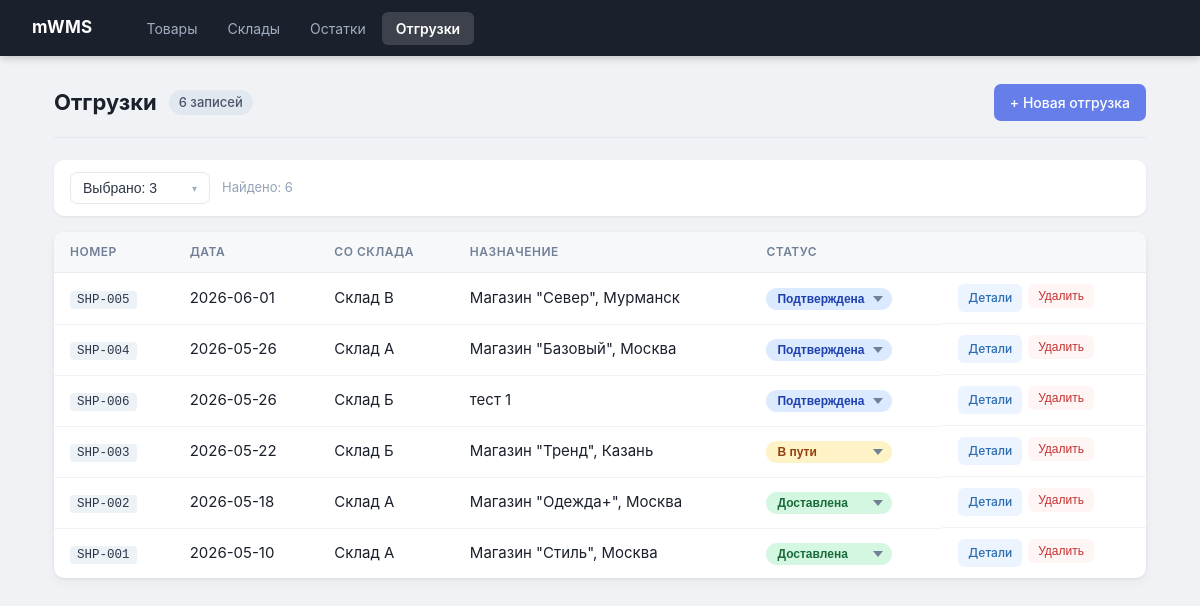
Screenshot of /shipments with the database file from the repository.
### tables this page shows
CREATE TABLE shipments (
    id               INTEGER PRIMARY KEY AUTOINCREMENT,
    shipment_number  TEXT NOT NULL UNIQUE,
    shipment_date    TEXT NOT NULL DEFAULT (date('now')),
    warehouse_id     INTEGER NOT NULL REFERENCES warehouses(id),
    destination      TEXT NOT NULL,
    status           TEXT NOT NULL DEFAULT 'confirmed'
                         CHECK(status IN ('confirmed', 'in_transit', 'delivered', 'archived')),
    comment          TEXT
);

CREATE TABLE warehouses (
    id          INTEGER PRIMARY KEY AUTOINCREMENT,
    name        TEXT NOT NULL,
    address     TEXT,
    description TEXT
);

### app.py (the view)
@app.route('/shipments')
def shipments():
    db = get_db()
    rows = db.execute('''
        SELECT
            sh.id AS id,
            sh.shipment_number AS number,
            sh.shipment_date AS date,
            w.name AS warehouse,
            sh.destination AS destination,
            sh.status AS status
        FROM shipments sh
        JOIN warehouses w ON sh.warehouse_id = w.id
        ORDER BY sh.shipment_date DESC
    ''').fetchall()
    return render_template('shipments.html', shipments=rows)

### app.py (called while the page is built)
def get_db():
    if 'db' not in g:
        conn = sqlite3.connect(DB_PATH)
        conn.row_factory = sqlite3.Row  # строки доступны по имени колонки
        g.db = conn
    return g.db

### templates/shipments.html (shortened to what this page needs)
{% extends "base.html" %}
{% block content %}
<div class="page-header">
    <h1>Отгрузки</h1>
    <span id="shipments-badge" class="badge">{{ shipments | length }} записей</span>
    <a href="{{ url_for('shipment_new') }}" class="btn btn-primary" style="margin-left:auto">+ Новая отгрузка</a>
</div>
<div class="filter-bar">
    <div id="ms-shipments-status"></div>
    <span id="shipments-count" class="filter-count"></span>
</div>
<table>
    <thead>
        <tr>
            <th>Номер</th>
            <th>Дата</th>
            <th>Со склада</th>
            <th>Назначение</th>
            <th>Статус</th>
            <th></th>
        </tr>
    </thead>
    <tbody id="shipments-tbody">
        {% for s in shipments %}
        <tr data-status="{{ s.status }}">
            <td><a href="{{ url_for('shipment_detail', shipment_id=s.id) }}"><code>{{ s.number }}</code></a></td>
            <td>{{ s.date }}</td>
            <td>{{ s.warehouse }}</td>
            <td>{{ s.destination }}</td>
            <td>
                <select class="inline-status-select" data-shipment-id="{{ s.id }}" data-status="{{ s.status }}">
                    <option value="confirmed"  {% if s.status == 'confirmed'  %}selected{% endif %}>Подтверждена</option>
                    <option value="in_transit" {% if s.status == 'in_transit' %}selected{% endif %}>В пути</option>
                    <option value="delivered"  {% if s.status == 'delivered'  %}selected{% endif %}>Доставлена</option>
                </select>
            </td>
            <td class="actions">
                <a href="{{ url_for('shipment_detail', shipment_id=s.id) }}" class="btn btn-sm btn-edit">Детали</a>
                <form method="POST" action="{{ url_for('shipment_delete', shipment_id=s.id) }}"
                      onsubmit="return confirm('Удалить отгрузку «{{ s.number }}»?')">
                    <button type="submit" class="btn btn-sm btn-delete">Удалить</button>
                </form>
            </td>
        </tr>
        {% else %}
        <tr>
            <td colspan="6" class="empty">Отгрузок пока нет</td>
        </tr>
        {% endfor %}
    </tbody>
</table>
{% endblock %}

### static/css/style.css (style rules this page uses)
* { box-sizing: border-box; margin: 0; padding: 0; }
body { font-family: -apple-system, BlinkMacSystemFont, 'Segoe UI', sans-serif; background: #f0f2f5; color: #1a202c; font-size: 15px; line-height: 1.5; }
.page-header { display: flex; align-items: center; gap: 12px; margin-bottom: 22px; padding-bottom: 16px; border-bottom: 1px solid #e2e8f0; }
.page-header h1 { font-size: 22px; font-weight: 700; }
.badge { background: #e2e8f0; color: #4a5568; padding: 3px 10px; border-radius: 20px; font-size: 13px; font-weight: 500; }
table { width: 100%; border-collapse: collapse; background: #fff; border-radius: 10px; overflow: hidden; box-shadow: 0 1px 3px rgba(0, 0, 0, 0.07), 0 4px 12px rgba(0, 0, 0, 0.04); }
thead { background: #f7f8fa; }
th { text-align: left; padding: 11px 16px; font-size: 12px; font-weight: 600; color: #718096; text-transform: uppercase; letter-spacing: 0.5px; border-bottom: 1px solid #e8ecf0; }
td { padding: 11px 16px; border-bottom: 1px solid #f0f4f8; vertical-align: middle; }
tbody tr:last-child td { border-bottom: none; }
td a { color: #3b82f6; text-decoration: none; }
code { background: #edf2f7; padding: 2px 7px; border-radius: 4px; font-size: 12.5px; font-family: 'Courier New', monospace; color: #2d3748; }
.inline-status-select { appearance: none; -webkit-appearance: none; border: 1px solid transparent; border-radius: 20px; padding: 3px 26px 3px 10px; font-size: 12px; font-weight: 600; cursor: pointer; background-repeat: no-repeat; background-position: right 8px center; transition: border-color 0.15s, box-shadow 0.15s; }
.inline-status-select option[value="confirmed"] { background: #dbeafe; }
.inline-status-select option[value="in_transit"] { background: #fef3c7; }
.inline-status-select option[value="delivered"] { background: #d4f7e1; }
.inline-status-select[data-status="confirmed"] { background-color: #dbeafe; color: #1e40af; }
.inline-status-select[data-status="in_transit"] { background-color: #fef3c7; color: #92400e; }
.inline-status-select[data-status="delivered"] { background-color: #d4f7e1; color: #1a6b3c; }
.btn { display: inline-flex; align-items: center; gap: 6px; padding: 8px 16px; border-radius: 7px; font-size: 14px; font-weight: 500; cursor: pointer; border: none; text-decoration: none; transition: opacity 0.15s, transform 0.1s; white-space: nowrap; }
.btn-primary { background: #667eea; color: #fff; }
.btn-sm { padding: 5px 10px; font-size: 12px; border-radius: 6px; }
.btn-edit { background: #ebf4ff; color: #2b6cb0; }
.btn-delete { background: #fff5f5; color: #c53030; }
.actions { display: flex; gap: 6px; white-space: nowrap; }
.actions form { display: inline; }
.filter-bar { display: flex; flex-wrap: wrap; align-items: center; gap: 8px; margin-bottom: 16px; padding: 12px 16px; background: #fff; border-radius: 10px; box-shadow: 0 1px 3px rgba(0, 0, 0, 0.07); }
.filter-count { font-size: 13px; color: #94a3b8; margin-left: 4px; }
.ms-wrapper { position: relative; display: inline-block; }

### rows the page displays
shipments: number "SHP-005", date "2026-06-01", warehouse "Склад В", destination "Магазин \"Север\", Мурманск", status+id "Подтверждена"
shipments: number "SHP-004", date "2026-05-26", warehouse "Склад А", destination "Магазин \"Базовый\", Москва", status+id "Подтверждена"
shipments: number "SHP-006", date "2026-05-26", warehouse "Склад Б", destination "тест 1", status+id "Подтверждена"
shipments: number "SHP-003", date "2026-05-22", warehouse "Склад Б", destination "Магазин \"Тренд\", Казань", status+id "В пути"
shipments: number "SHP-002", date "2026-05-18", warehouse "Склад А", destination "Магазин \"Одежда+\", Москва", status+id "Доставлена"
shipments: number "SHP-001", date "2026-05-10", warehouse "Склад А", destination "Магазин \"Стиль\", Москва", status+id "Доставлена"
